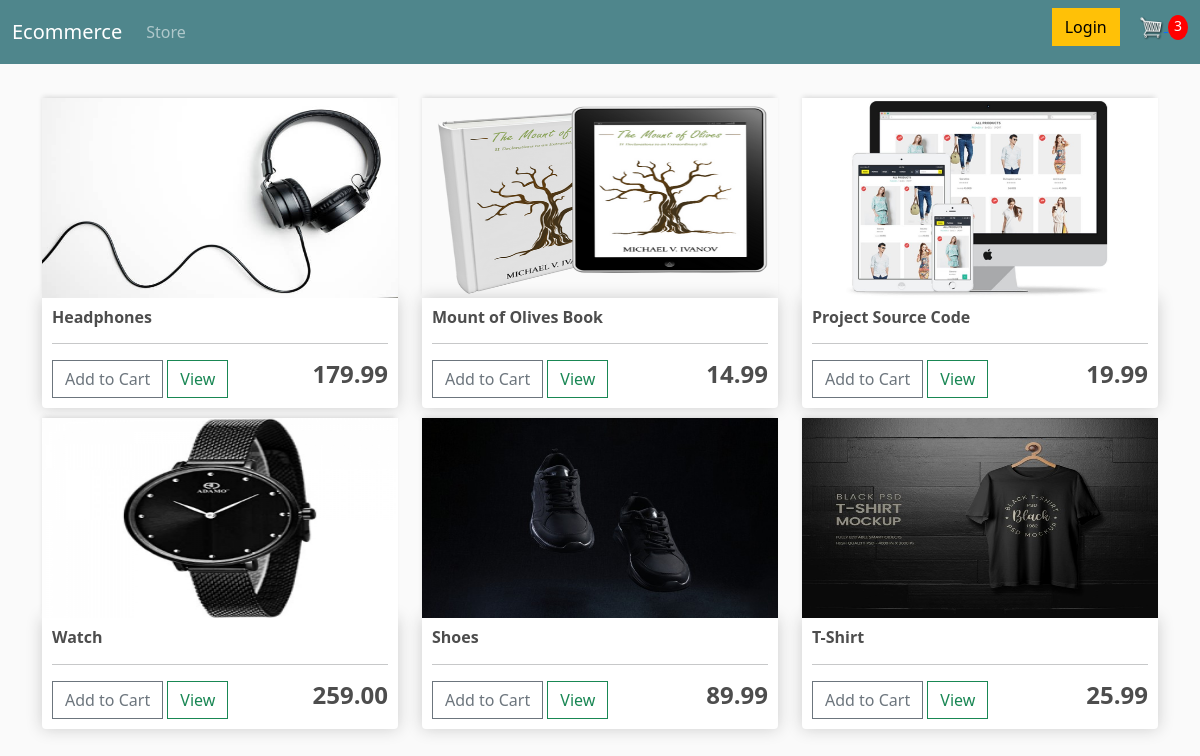
The app's page / (signed in) with its own data.
### store/models.py (models this page shows, shortened)
class Product(models.Model):
    name = models.CharField(max_length=200, null=True)
    price = models.DecimalField(max_digits=7, decimal_places=2)
    digital = models.BooleanField(default=False, null=True)
    image = models.ImageField(null=True, blank=True)
    @property
    def imageURL(self):
        try:
            url = self.image.url
        except:
            url = ''
        return url

### store/views.py (the view)
# urls.py: path('', include('store.urls'))
def store(request):
    data = cartData(request)
    cartItems = data['cartItems']
    products = Product.objects.all()
    context = {
        'products':products,
        'cartItems':cartItems
    }
    return render(request, 'store.html', context)

### store/models.py (called while the page is built)
    @property
    def get_cart_items(self):
        orderitems = self.orderitem_set.all()
        total = sum([item.quantity for item in orderitems])
        return total

### store/utils.py (called while the page is built)
def cartData(request):
    if request.user.is_authenticated:
        customer = request.user.customer
        order, created = Order.objects.get_or_create(customer=customer, complete=False)
        items = order.orderitem_set.all()
        cartItems = order.get_cart_items
    else:
        cookieData = cookieCart(request)
        cartItems = cookieData['cartItems']
        order = cookieData['order']
        items = cookieData['items']
    return {'cartItems':cartItems, 'order':order, 'items':items}

### store/templates/store.html
{% extends 'main.html' %}
{% load static %}
{% block content %}
    <div class='row'>
        {% for product in products %}
        <div class='col-lg-4'>
            <img class='thumbnail' src="{{product.imageURL}}">
            <div class='box-element product'>
                <h6><strong>{{product.name}}</strong></h6>
                <hr>
                <button data-product={{product.id}} data-action='add' class='btn btn-outline-secondary add-btn update-cart'>Add to Cart</button>
                <a class='btn btn-outline-success' href="#">View</a>
                <h4 style="display: block; float: right"><Strong>{{product.price|floatformat:2}}</Strong></h4>
            </div>
        </div>
        {% endfor %}
    </div>
{% endblock content%}

### static/css/main.css (style rules this page uses)
body { background-color: hsl(0, 0%, 98%); }
h1,h2,h3,h4,h5,h6 { color:hsl(0, 0%, 30%); }
.box-element { box-shadow:hsl(0, 0%, 80%) 0 0 16px; background-color: #fff; border-radius: 4px; padding: 10px; }
.thumbnail { width: 100%; height: 200px; -webkit-box-shadow: -1px -3px 5px -2px rgba(214,214,214,1); -moz-box-shadow: -1px -3px 5px -2px rgba(214,214,214,1); box-shadow: -1px -3px 5px -2px rgba(214,214,214,1); }
.product { border-radius: 0 0 4px 4px; }
.col-lg-4, .col-lg-6, .col-lg-8, .col-lg-12 { margin-top: 10px; }
.btn { border-radius: 0; }

### records on screen
Product: imageURL (picture), name "Headphones", price "179.99"
Product: imageURL (picture), name "Mount of Olives Book", price "14.99"
Product: imageURL (picture), name "Project Source Code", price "19.99"
Product: imageURL (picture), name "Watch", price "259.00"
Product: imageURL (picture), name "Shoes", price "89.99"
Product: imageURL (picture), name "T-Shirt", price "25.99"

### other values on screen
{{ cartItems }} "3"
